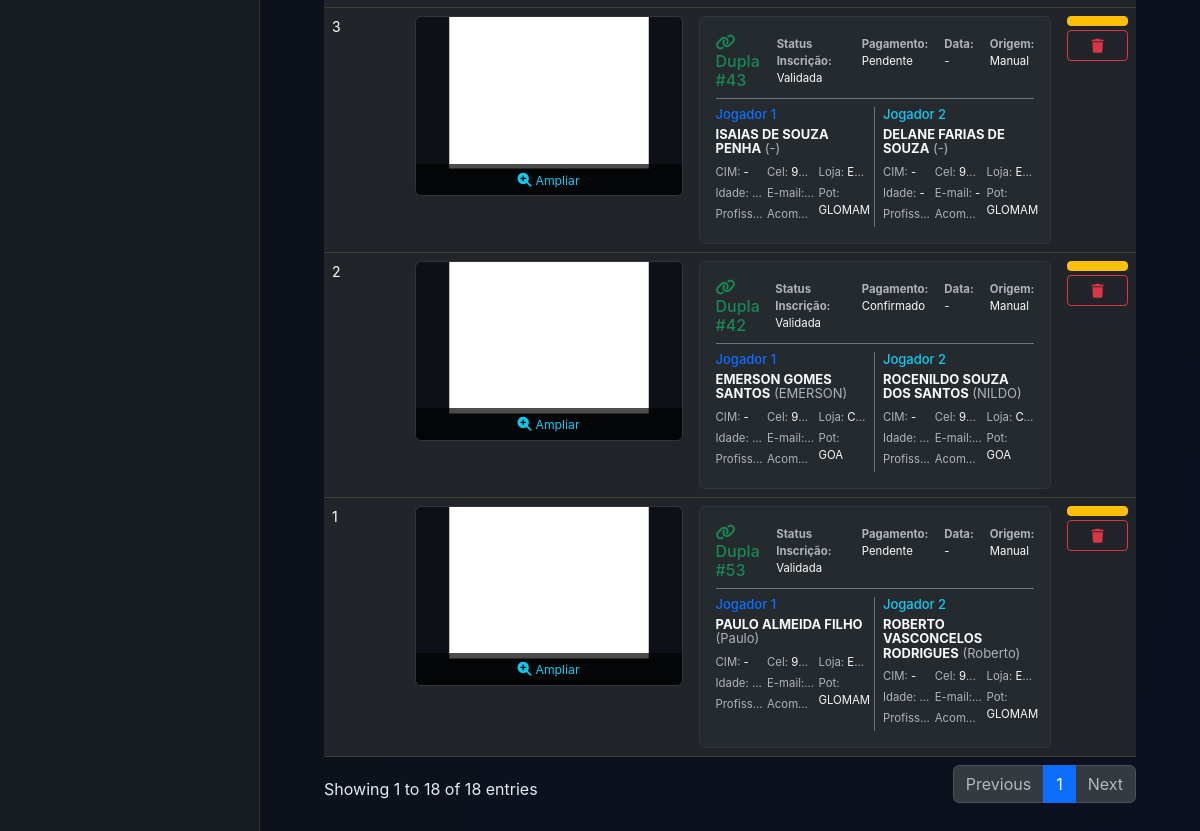
Before: /fichas/ (lower part) with the older database file.
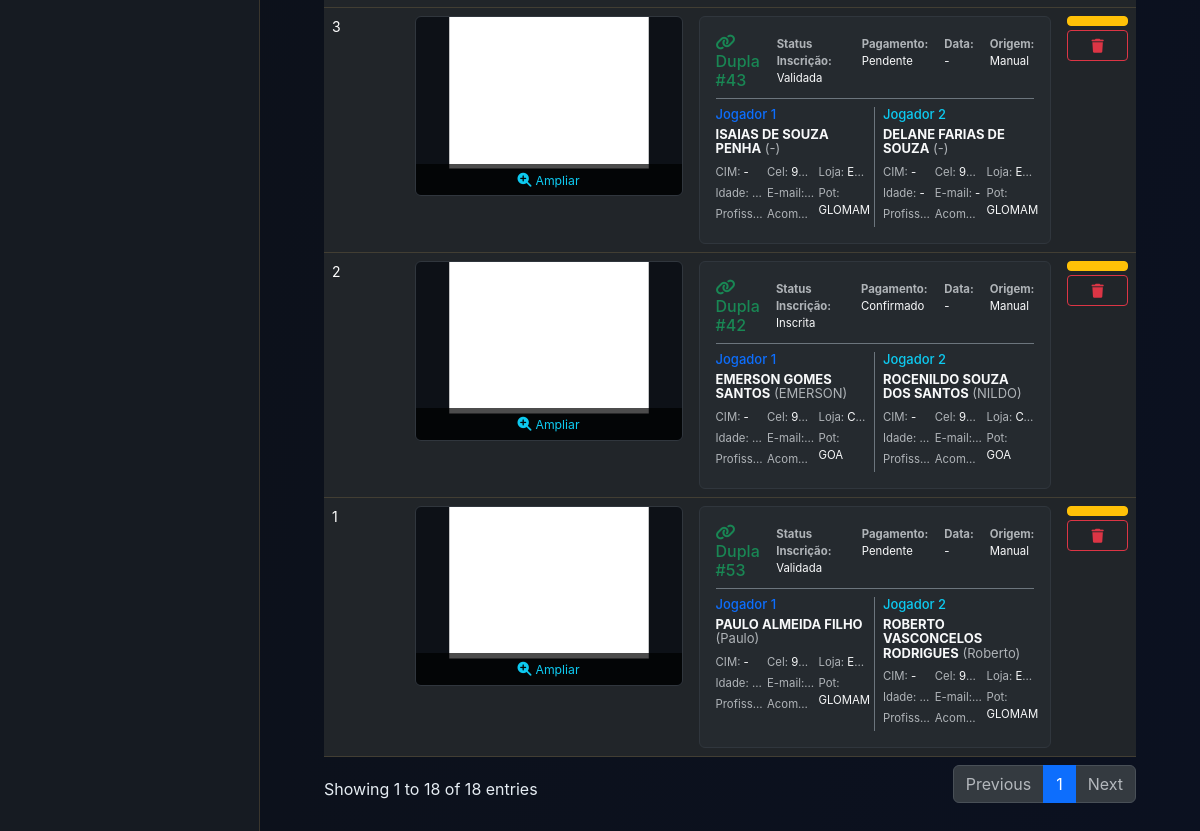
After: the same page with the newer database file.
### dashboard/models.py (models this page shows, shortened)
class FichaInscricao(models.Model):
    arquivo = models.FileField('Ficha Digitalizada', upload_to=upload_ficha_path)
    data_upload = models.DateTimeField(auto_now_add=True)

class Dupla(models.Model):
    STATUS_CHOICES = [
        ('Pendente', 'Pendente'),
        ('Confirmado', 'Confirmado'),
    ]
    STATUS_INSCRICAO_CHOICES = [
        ('Pendente', 'Pendente'),
        ('Validada', 'Validada'),
        ('Inscrita', 'Inscrita'),
        ('Cancelada', 'Cancelada'),
        ('Teste', 'Teste'),
        ('Impugnada', 'Impugnada'),
        ('Eliminada', 'Eliminada'),
    ]
    status_inscricao = models.CharField(
        'Status da Inscrição',
        max_length=20,
        choices=STATUS_INSCRICAO_CHOICES,
        default='Pendente'
    )
    purgado = models.BooleanField('Registro Purgado?', default=False, help_text='Marcado quando o usuário deleta a inscrição na UI')
    origem = models.CharField(
        'Origem da Inscrição',
        max_length=50,
        choices=[('Eletrônico', 'Eletrônico (Google Forms)'), ('Manual', 'Ficha Manual (Física)')],
        default='Eletrônico'
    )
    data_hora = models.CharField('Data da Inscrição', max_length=100, blank=True, null=True)
    nome_jogador1 = models.CharField(max_length=200, verbose_name="Nome J1")
    apelido_jogador1 = models.CharField(max_length=100, blank=True, null=True, verbose_name="Apelido J1")
    cim_jogador1 = models.CharField(max_length=50, blank=True, null=True, verbose_name="CIM J1")
    idade_jogador1 = models.PositiveIntegerField('Idade J1', blank=True, null=True)
    profissao_jogador1 = models.CharField('Profissão J1', max_length=150, blank=True, null=True)
    telefone_jogador1 = models.CharField('Telefone J1', max_length=20, blank=True, null=True)
    email_jogador1 = models.EmailField('E-mail J1', blank=True, null=True)
    potencia_jogador1 = models.ForeignKey('Potencia', on_delete=models.SET_NULL, null=True, blank=True, related_name='jogadores1')
    loja_jogador1 = models.CharField('Loja Jogador 1', max_length=200, blank=True, null=True)
    nome_jogador2 = models.CharField('Nome Jogador 2', max_length=200, blank=True, null=True)
    apelido_jogador2 = models.CharField('Apelido J2', max_length=100, blank=True, null=True)
    cim_jogador2 = models.CharField(max_length=50, blank=True, null=True, verbose_name="CIM J2")
    idade_jogador2 = models.PositiveIntegerField('Idade J2', blank=True, null=True)
    profissao_jogador2 = models.CharField('Profissão J2', max_length=150, blank=True, null=True)
    telefone_jogador2 = models.CharField('Telefone J2', max_length=20, blank=True, null=True)
    email_jogador2 = models.EmailField('E-mail J2', blank=True, null=True)
    potencia_jogador2 = models.ForeignKey('Potencia', on_delete=models.SET_NULL, null=True, blank=True, related_name='jogadores2')
    loja_jogador2 = models.CharField('Loja Jogador 2', max_length=200, blank=True, null=True)
    acompanhantes_j1_adultos = models.PositiveIntegerField('Adultos J1', default=0)
    acompanhantes_j1_criancas = models.PositiveIntegerField('Crianças J1', default=0)
    acompanhantes_j2_adultos = models.PositiveIntegerField('Adultos J2', default=0)
    acompanhantes_j2_criancas = models.PositiveIntegerField('Crianças J2', default=0)
    status_pagamento = models.CharField(
        'Status do Pagamento',
        max_length=50,
        choices=STATUS_CHOICES,
        default='Pendente'
    )
    comprovante = models.OneToOneField('Comprovante', on_delete=models.SET_NULL, null=True, blank=True, related_name='dupla')
    ficha_inscricao = models.OneToOneField('FichaInscricao', on_delete=models.SET_NULL, null=True, blank=True, related_name='dupla')
    class Meta:
        verbose_name = 'Dupla'
        verbose_name_plural = 'Duplas'
        unique_together = ('nome_jogador1', 'nome_jogador2', 'data_hora')

class Potencia(models.Model):
    nome_completo = models.CharField('Nome Completo', max_length=200, unique=True)
    sigla = models.CharField('Sigla', max_length=50, unique=True)
    meta_inscricoes = models.PositiveIntegerField('Meta de Inscrições', default=0)
    class Meta:
        verbose_name = 'Potência'
        verbose_name_plural = 'Potências'
    def __str__(self):
        return self.sigla

### dashboard/views.py (the view)
# urls.py: path('fichas/', views.gestao_fichas, name='gestao_fichas'),
def gestao_fichas(request):
    from .models import FichaInscricao, Potencia
    fichas = FichaInscricao.objects.all().order_by('-id')
    potencias = Potencia.objects.all()
    return render(request, 'gestao_fichas.html', {'fichas': fichas, 'potencias': potencias})

### templates/gestao_fichas.html (shortened to what the changed rows need)
{% load static %}
<!DOCTYPE html>
<html lang="pt-BR" data-bs-theme="dark">
<head>
    <link href="https://cdn.jsdelivr.net/npm/bootstrap@5.3.2/dist/css/bootstrap.min.css" rel="stylesheet">
    <link rel="stylesheet" href="https://cdnjs.cloudflare.com/ajax/libs/font-awesome/6.4.0/css/all.min.css">
    <link rel="stylesheet" href="https://cdn.datatables.net/1.13.6/css/dataTables.bootstrap5.min.css">
    <link rel="stylesheet" href="{% static 'css/style.css' %}">
</head>
<body>
<div class="dashboard-container">
    <main class="main-content" style="height: 100vh; overflow-y: auto;">
        <div class="container-fluid px-4 py-4">
            <div class="gestao-card p-0 overflow-hidden">
                <div class="table-responsive">
                    <table class="table gestao-table mb-0" id="fichasTable">
                        <tbody>
                            {% for f in fichas %}
                            <tr>
                                <td style="vertical-align: top; width: 1%; white-space: nowrap;">{{ f.id }}</td>
                                <td style="width: 250px;">
                                    {% if f.arquivo %}
                                        <div style="position: relative; width: 100%; height: 180px; border: 1px solid #30363d; border-radius: 6px; overflow: hidden; background: #0d1117; display: flex; align-items: center; justify-content: center; cursor: pointer;" onclick="abrirEdicaoFicha({{ f.id }}, '{% if f.dupla %}{{ f.dupla.id }}{% endif %}', '{% if f.arquivo %}{{ f.arquivo.url }}{% endif %}')">
                                            <iframe src="{{ f.arquivo.url }}#toolbar=0&navpanes=0&scrollbar=0&view=FitH" style="width: 100%; height: 250px; border: none; transform: scale(0.75); transform-origin: top center; pointer-events: none;" scrolling="no"></iframe>
                                            <div style="position: absolute; bottom: 0; width: 100%; background: rgba(0,0,0,0.7); text-align: center; padding: 5px;">
                                                <i class="fa-solid fa-magnifying-glass-plus text-info"></i> <small class="text-info">Ampliar</small>
                                            </div>
                                        </div>
                                    {% else %}
                                        <span class="badge bg-danger">Sem Arquivo</span>
                                    {% endif %}
                                </td>
                                <td style="vertical-align: top;">
                                    {% if f.dupla %}
                                        <div class="p-3" style="background: rgba(48, 54, 61, 0.3); border: 1px solid #30363d; border-radius: 6px; font-size: 13px;">
                                            <div class="d-flex justify-content-between align-items-center mb-2 pb-2 border-bottom border-secondary">
                                                <h6 class="text-success mb-0"><i class="fa-solid fa-link"></i> Dupla #{{ f.dupla.numero|default:f.dupla.id }}</h6>
                                                <div class="d-flex gap-3 small text-muted">
                                                    <div><strong>Status Inscrição:</strong> <span class="text-light">{{ f.dupla.status_inscricao|default:"-" }}</span></div>
                                                    <div><strong>Pagamento:</strong> <span class="text-light">{{ f.dupla.status_pagamento|default:"-" }}</span></div>
                                                    <div><strong>Data:</strong> <span class="text-light">{{ f.dupla.data_hora|default:"-" }}</span></div>
                                                    <div><strong>Origem:</strong> <span class="text-light">{{ f.dupla.origem|default:"-" }}</span></div>
                                                </div>
                                            </div>
                                            <div class="row g-2 text-muted">
                                                <div class="col-6 border-end border-secondary pe-2">
                                                    <h6 class="text-primary mb-1" style="font-size: 13px;">Jogador 1</h6>
                                                    <div class="mb-1 text-light" style="line-height: 1.1;"><strong>{{ f.dupla.nome_jogador1|default:"-" }}</strong> <span class="text-muted">({{ f.dupla.apelido_jogador1|default:"-" }})</span></div>
                                                    <div class="row g-1 mt-1">
                                                        <div class="col-4">
                                                            <div class="small mb-1 text-nowrap overflow-hidden text-truncate" title="CIM">CIM: <span class="text-light">{{ f.dupla.cim_jogador1|default:"-" }}</span></div>
                                                            <div class="small mb-1 text-nowrap overflow-hidden text-truncate" title="Idade">Idade: <span class="text-light">{{ f.dupla.idade_jogador1|default:"-" }}</span></div>
                                                            <div class="small mb-1 text-nowrap overflow-hidden text-truncate" title="Profissão">Profissão: <span class="text-light">{{ f.dupla.profissao_jogador1|default:"-" }}</span></div>
                                                        </div>
                                                        <div class="col-4">
                                                            <div class="small mb-1 text-nowrap overflow-hidden text-truncate" title="Telefone">Cel: <span class="text-light">{{ f.dupla.telefone_jogador1|default:"-" }}</span></div>
                                                            <div class="small mb-1 text-nowrap overflow-hidden text-truncate" title="E-mail">E-mail: <span class="text-light">{{ f.dupla.email_jogador1|default:"-" }}</span></div>
                                                            <div class="small mb-1 text-nowrap overflow-hidden text-truncate" title="Acompanhantes">Acomp: <span class="text-light"></span></div>
                                                        </div>
                                                        <div class="col-4">
                                                            <div class="small mb-1 text-nowrap overflow-hidden text-truncate" title="Loja">Loja: <span class="text-light">{{ f.dupla.loja_jogador1|default:"-" }}</span></div>
                                                            <div class="small mb-1" title="Potência">Pot: <span class="text-light" style="white-space: normal; line-height: 1;">{{ f.dupla.potencia_jogador1|default:"-" }}</span></div>
                                                        </div>
                                                    </div>
                                                </div>
                                                <div class="col-6 ps-2">
                                                    <h6 class="text-info mb-1" style="font-size: 13px;">Jogador 2</h6>
                                                    <div class="mb-1 text-light" style="line-height: 1.1;"><strong>{{ f.dupla.nome_jogador2|default:"-" }}</strong> <span class="text-muted">({{ f.dupla.apelido_jogador2|default:"-" }})</span></div>
                                                    <div class="row g-1 mt-1">
                                                        <div class="col-4">
                                                            <div class="small mb-1 text-nowrap overflow-hidden text-truncate" title="CIM">CIM: <span class="text-light">{{ f.dupla.cim_jogador2|default:"-" }}</span></div>
                                                            <div class="small mb-1 text-nowrap overflow-hidden text-truncate" title="Idade">Idade: <span class="text-light">{{ f.dupla.idade_jogador2|default:"-" }}</span></div>
                                                            <div class="small mb-1 text-nowrap overflow-hidden text-truncate" title="Profissão">Profissão: <span class="text-light">{{ f.dupla.profissao_jogador2|default:"-" }}</span></div>
                                                        </div>
                                                        <div class="col-4">
                                                            <div class="small mb-1 text-nowrap overflow-hidden text-truncate" title="Telefone">Cel: <span class="text-light">{{ f.dupla.telefone_jogador2|default:"-" }}</span></div>
                                                            <div class="small mb-1 text-nowrap overflow-hidden text-truncate" title="E-mail">E-mail: <span class="text-light">{{ f.dupla.email_jogador2|default:"-" }}</span></div>
                                                            <div class="small mb-1 text-nowrap overflow-hidden text-truncate" title="Acompanhantes">Acomp: <span class="text-light"></span></div>
                                                        </div>
                                                        <div class="col-4">
                                                            <div class="small mb-1 text-nowrap overflow-hidden text-truncate" title="Loja">Loja: <span class="text-light">{{ f.dupla.loja_jogador2|default:"-" }}</span></div>
                                                            <div class="small mb-1" title="Potência">Pot: <span class="text-light" style="white-space: normal; line-height: 1;">{{ f.dupla.potencia_jogador2|default:"-" }}</span></div>
                                                        </div>
                                                    </div>
                                                </div>
                                            </div>
                                        </div>
                                    {% endif %}
                                </td>
                                <td style="vertical-align: top; width: 1%; white-space: nowrap;">
                                    <div class="d-flex flex-column gap-1">
                                        <button class="btn btn-sm btn-warning text-dark" title="Editar" onclick="abrirEdicaoFicha({{ f.id }}, '{% if f.dupla %}{{ f.dupla.id }}{% endif %}', '{% if f.arquivo %}{{ f.arquivo.url }}{% endif %}')">
                                        </button>
                                        <button class="btn btn-sm btn-outline-danger" title="Deletar">
                                            <i class="fa-solid fa-trash"></i>
                                        </button>
                                    </div>
                                </td>
                            </tr>
                            {% endfor %}
                        </tbody>
                    </table>
                </div>
            </div>
        </div>
    </main>
</div>
</body>
</html>

Changed rows visible on the page:
changed through a linked row, FichaInscricao "EMERSON GOMES SANTOS": dupla.status_inscricao "Validada" → "Inscrita"
